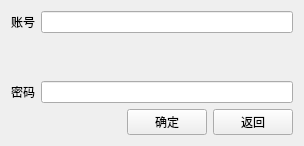
<?xml version="1.0" encoding="UTF-8"?>
<ui version="4.0">
 <class>Change</class>
 <widget class="QWidget" name="Change">
  <property name="geometry">
   <rect>
    <x>0</x>
    <y>0</y>
    <width>304</width>
    <height>146</height>
   </rect>
  </property>
  <property name="windowTitle">
   <string>Form</string>
  </property>
  <layout class="QGridLayout" name="gridLayout">
   <item row="0" column="0">
    <layout class="QVBoxLayout" name="verticalLayout_2">
     <item>
      <layout class="QVBoxLayout" name="verticalLayout">
       <item>
        <layout class="QHBoxLayout" name="horizontalLayout">
         <item>
          <widget class="QLabel" name="label">
           <property name="text">
            <string>账号</string>
           </property>
          </widget>
         </item>
         <item>
          <widget class="QLineEdit" name="IDedit"/>
         </item>
        </layout>
       </item>
       <item>
        <spacer name="verticalSpacer">
         <property name="orientation">
          <enum>Qt::Vertical</enum>
         </property>
         <property name="sizeHint" stdset="0">
          <size>
           <width>20</width>
           <height>17</height>
          </size>
         </property>
        </spacer>
       </item>
       <item>
        <layout class="QHBoxLayout" name="horizontalLayout_2">
         <item>
          <widget class="QLabel" name="label_2">
           <property name="text">
            <string>密码</string>
           </property>
          </widget>
         </item>
         <item>
          <widget class="QLineEdit" name="passwordedit"/>
         </item>
        </layout>
       </item>
      </layout>
     </item>
     <item>
      <layout class="QHBoxLayout" name="horizontalLayout_3">
       <item>
        <spacer name="horizontalSpacer">
         <property name="orientation">
          <enum>Qt::Horizontal</enum>
         </property>
         <property name="sizeHint" stdset="0">
          <size>
           <width>78</width>
           <height>20</height>
          </size>
         </property>
        </spacer>
       </item>
       <item>
        <widget class="QPushButton" name="pushButton">
         <property name="text">
          <string>确定</string>
         </property>
        </widget>
       </item>
       <item>
        <widget class="QPushButton" name="pushButton_2">
         <property name="text">
          <string>返回</string>
         </property>
        </widget>
       </item>
      </layout>
     </item>
    </layout>
   </item>
  </layout>
 </widget>
 <tabstops>
  <tabstop>IDedit</tabstop>
  <tabstop>passwordedit</tabstop>
  <tabstop>pushButton</tabstop>
  <tabstop>pushButton_2</tabstop>
 </tabstops>
 <resources/>
 <connections/>
</ui>
